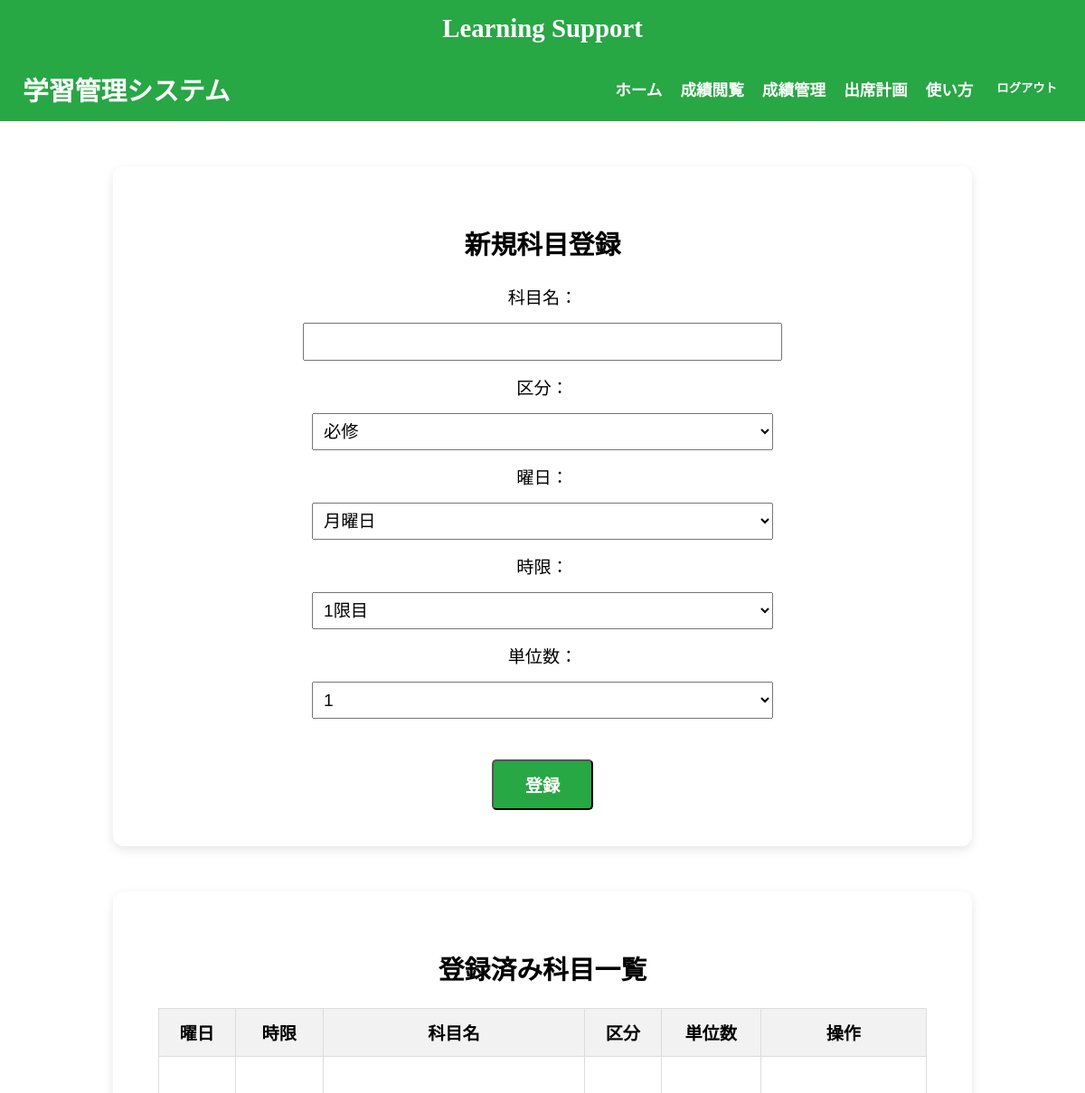
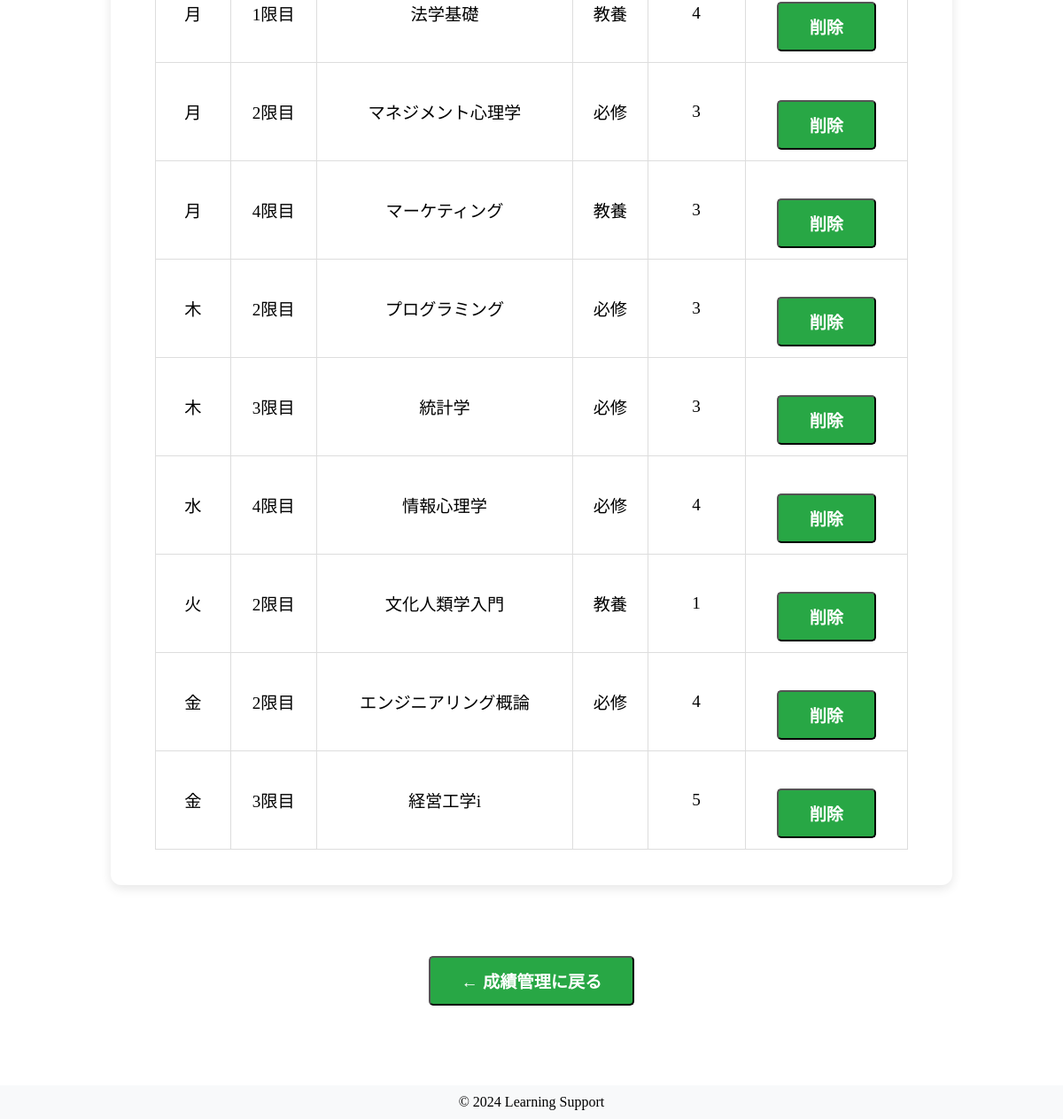
Screenshot of /core/subject_register/ (signed in) with the database file from the repository (2 pictures, top to bottom).
### core/models.py (models this page shows, shortened)
class Subject(models.Model):
    SUBJECT_CLASS_CHOICES = [
        ('必修', '必修'),
        ('教養', '教養'),
        ('専門', '専門'),
    ]
    DAY_CHOICES = [
        ('月', '月曜日'),
        ('火', '火曜日'),
        ('水', '水曜日'),
        ('木', '木曜日'),
        ('金', '金曜日'),
    ]
    subject_id = models.AutoField(primary_key=True)
    student = models.ForeignKey(Student, on_delete=models.CASCADE)
    subject_name = models.CharField(max_length=50)
    subject_class = models.CharField(max_length=10, choices=SUBJECT_CLASS_CHOICES)
    subject_score = models.IntegerField(null=True, blank=True)
    attend_days = models.IntegerField(default=0)
    lesson_count = models.IntegerField(null=True, blank=True)
    day_of_week = models.CharField(max_length=2, choices=DAY_CHOICES, default='月')
    date = models.CharField(max_length=10, default="月曜日")
    table = models.CharField(max_length=10, default="1限目")
    class Meta:
        constraints = [
            models.UniqueConstraint(
                fields=['student', 'subject_name'],
                name='unique_student_subject'
            )
        ]

### core/views.py (the view, shortened to what this page needs)
# urls.py: path('subject_register/', views.subject_register, name='subject_register'),
@never_cache
@login_required
@login_required
def subject_register(request):
    student = Student.objects.get(user=request.user)
    subjects = Subject.objects.filter(student=student).order_by("day_of_week", "table")
    return render(request, "core/subject_register.html", {
        "subjects": subjects,
    })

### core/templates/core/subject_register.html (shortened to what this page needs)
{% extends 'base.html' %}
{% block content %}
<header style="display: flex; justify-content: space-between; align-items: center; padding: 15px 25px; background-color: #28a745; color: white; font-size:1.2rem;">
    <h1 style="margin: 0; font-size: 1.8rem;">学習管理システム</h1>
    <nav>
        <ul style="list-style: none; display: flex; gap: 20px; margin: 0; padding: 0; font-size:1.1rem;">
            <li><a href="{% url 'core:student_home' %}" style="text-decoration: none; color: white; font-weight: bold;">ホーム</a></li>
            <li><a href="{% url 'core:grade_view' %}" style="text-decoration: none; color: white; font-weight: bold;">成績閲覧</a></li>
            <li><a href="{% url 'core:manage_grades' %}" style="text-decoration: none; color: white; font-weight: bold;">成績管理</a></li>
            <li><a href="{% url 'core:attendance_plan' %}" style="text-decoration: none; color: white; font-weight: bold;">出席計画</a></li>
            <li><a href="{% url 'core:manual' %}" style="text-decoration: none; color: white; font-weight: bold;">使い方</a></li>
            <li>
                <form method="POST" action="{% url 'core:logout' %}" style="display: inline;">
                    <button type="submit" style="background: none; border: none; color: white; font-weight: bold; cursor: pointer;">ログアウト</button>
                </form>
            </li>
        </ul>
    </nav>
</header>
<div style="padding:50px;display:flex;flex-direction:column;align-items:center;font-size:1.2rem;">
    <div style="background:white;padding:40px 50px;border-radius:12px;box-shadow:0 4px 12px rgba(0,0,0,0.1);width:90%;max-width:850px;text-align:center;">
        <h2 style="font-size:1.8rem;">新規科目登録</h2>
        <form method="POST" action="{% url 'core:subject_register' %}" style="margin-top:25px;font-size:1.2rem;">
            <label style="font-size:1.2rem;">科目名：</label><br>
            <input type="text" name="subject_name" class="form-control"
                   style="width:60%;margin:15px auto;font-size:1.2rem;padding:8px;" required><br>
            <label style="font-size:1.2rem;">区分：</label><br>
            <select name="subject_class" class="form-control"
                    style="width:60%;margin:15px auto;font-size:1.2rem;padding:8px;">
                <option value="必修">必修</option>
            </select><br>
            <label style="font-size:1.2rem;">曜日：</label><br>
            <select name="day_of_week" class="form-control"
                    style="width:60%;margin:15px auto;font-size:1.2rem;padding:8px;">
                <option value="月">月曜日</option>
            </select><br>
            <label style="font-size:1.2rem;">時限：</label><br>
            <select name="table" class="form-control"
                    style="width:60%;margin:15px auto;font-size:1.2rem;padding:8px;">
                <option value="1限目">1限目</option>
            </select><br>
            <label style="font-size:1.2rem;">単位数：</label><br>
            <select name="subject_score" class="form-control"
                    style="width:60%;margin:15px auto;font-size:1.2rem;padding:8px;">
                {% for i in "12345" %}
                    <option value="{{ i }}">{{ i }}</option>
                {% endfor %}
            </select><br>
            <button type="submit" class="btn btn-primary"
            style="
            padding: 12px 35px;
            font-size: 1.2rem;
            background-color: #28a745;
            color: white;
            text-decoration: none;
            border-radius: 5px;
            font-weight: bold;
            display: inline-block;
            margin-top: 30px;
            ">登録</button>
        </form>
    </div>
    <div style="background:white;margin-top:50px;padding:40px 50px;border-radius:12px;
                box-shadow:0 4px 12px rgba(0,0,0,0.1);width:90%;max-width:850px;text-align:center;font-size:1.2rem;">
        <h2 style="font-size:1.8rem;">登録済み科目一覧</h2>
        <table style="width:100%;border-collapse:collapse;margin-top:20px;text-align:center;font-size:1.2rem;">
            <thead style="background-color:#f2f2f2;">
                <tr>
                    <th style="padding:12px; border:1px solid #ddd;">曜日</th>
                    <th style="padding:12px; border:1px solid #ddd;">時限</th>
                    <th style="padding:12px; border:1px solid #ddd;">科目名</th>
                    <th style="padding:12px; border:1px solid #ddd;">区分</th>
                    <th style="padding:12px; border:1px solid #ddd;">単位数</th>
                    <th style="padding:12px; border:1px solid #ddd;">操作</th>
                </tr>
            </thead>
            <tbody>
                {% for subject in subjects %}
                    <tr>
                        <td style="padding:12px; border:1px solid #ddd;">{{ subject.day_of_week }}</td>
                        <td style="padding:12px; border:1px solid #ddd;">{{ subject.table }}</td>
                        <td style="padding:12px; border:1px solid #ddd;">{{ subject.subject_name }}</td>
                        <td style="padding:12px; border:1px solid #ddd;">{{ subject.subject_class }}</td>
                        <td style="padding:12px; border:1px solid #ddd;">{{ subject.subject_score }}</td>
                        <td style="padding:12px; border:1px solid #ddd;">
                            <form method="POST" action="{% url 'core:subject_delete' subject.subject_id %}" style="display:inline;">
                                <button type="submit" class="btn btn-danger btn-sm"
                                                      style="
                                                      padding: 12px 35px;
                                                      font-size: 1.2rem;
                                                      background-color: #28a745;
                                                      color: white;
                                                      text-decoration: none;
                                                      border-radius: 5px;
                                                      font-weight: bold;
                                                      display: inline-block;
                                                      margin-top: 30px;
                                                      "
                                        onclick="return confirm('本当に削除しますか？');">削除</button>
                            </form>
                        </td>
                    </tr>
                {% empty %}
                    <tr><td colspan="6" style="padding:12px;">登録済みの科目はありません。</td></tr>
                {% endfor %}
            </tbody>
        </table>
    </div>
    <div style="margin-top:50px;">
        <form method="GET" action="{% url 'core:manage_grades' %}">
            <button type="submit" class="btn btn-secondary"
            style="
            padding: 12px 35px;
            font-size: 1.2rem;
            background-color: #28a745;
            color: white;
            text-decoration: none;
            border-radius: 5px;
            font-weight: bold;
            display: inline-block;
            margin-top: 30px;
            ">← 成績管理に戻る</button>
        </form>
    </div>
</div>
{% endblock %}

### core/static/core/style.css (style rules this page uses)
body { background-color: white; margin: 0; }
header { background-image: url('/static/images/header-bg.jpg'); background-size: cover; background-position: center; color: white; padding: 20px; }
.btn { padding: 10px 20px; background-color: #007bff; color: white; border-radius: 6px; text-decoration: none; }

### rows the page displays
Subject: day_of_week "月", table "1限目", subject_name "法学基礎", subject_class "教養", subject_score "4"
Subject: day_of_week "月", table "2限目", subject_name "マネジメント心理学", subject_class "必修", subject_score "3"
Subject: day_of_week "月", table "4限目", subject_name "マーケティング", subject_class "教養", subject_score "3"
Subject: day_of_week "木", table "2限目", subject_name "プログラミング", subject_class "必修", subject_score "3"
Subject: day_of_week "木", table "3限目", subject_name "統計学", subject_class "必修", subject_score "3"
Subject: day_of_week "水", table "4限目", subject_name "情報心理学", subject_class "必修", subject_score "4"
Subject: day_of_week "火", table "2限目", subject_name "文化人類学入門", subject_class "教養", subject_score "1"
Subject: day_of_week "金", table "2限目", subject_name "エンジニアリング概論", subject_class "必修", subject_score "4"
Subject: day_of_week "金", table "3限目", subject_name "経営工学i", subject_score "5"

### other values shown
form field subject_score "1"
